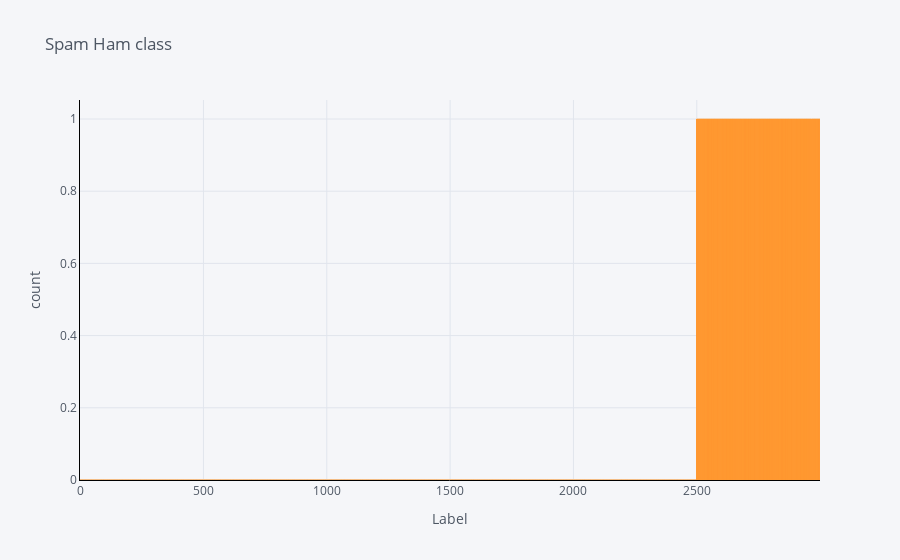

Notebook cell for this chart:
### Code cell
df['label'].iplot(
    kind='bar',
    xTitle='Label',
    linecolor='black',
    yTitle='count',
    title='Spam Ham class')

### Figure 1 — Plotly figure (JSON) as saved in the notebook; plotly's stock layout.template omitted (floating-point values rounded to 4 significant figures; data arrays with more than 128 entries replaced by an {"elided": "..."} marker saying what was removed)
{"data": [{"marker": {"color": "rgba(255, 153, 51, 0.6)", "line": {"color": "rgba(255, 153, 51, 1.0)", "width": 1}}, "name": "label", "orientation": "v", "text": "", "type": "bar", "x": {"elided": "2999 int values"}, "y": {"elided": "2999 int values"}}], "layout": {"legend": {"bgcolor": "#F5F6F9", "font": {"color": "#4D5663"}}, "paper_bgcolor": "#F5F6F9", "plot_bgcolor": "#F5F6F9", "title": {"font": {"color": "#4D5663"}, "text": "Spam Ham class"}, "xaxis": {"gridcolor": "#E1E5ED", "linecolor": "black", "showgrid": true, "tickfont": {"color": "#4D5663"}, "title": {"font": {"color": "#4D5663"}, "text": "Label"}, "zerolinecolor": "#E1E5ED", "type": "linear", "range": [-0.5, 3000.0], "autorange": true}, "yaxis": {"gridcolor": "#E1E5ED", "linecolor": "black", "showgrid": true, "tickfont": {"color": "#4D5663"}, "title": {"font": {"color": "#4D5663"}, "text": "count"}, "zerolinecolor": "#E1E5ED", "type": "linear", "range": [0, 1.053], "autorange": true}, "autosize": true}}
